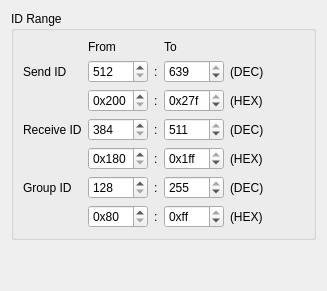
     <widget class="QWidget" name="tab_4">
      <attribute name="title">
       <string>ID</string>
      </attribute>
      <layout class="QVBoxLayout" name="verticalLayout_3">
       <item>
        <widget class="QGroupBox" name="groupBox">
         <property name="title">
          <string>ID Range</string>
         </property>
         <layout class="QGridLayout" name="gridLayout_2">
          <item row="4" column="2">
           <widget class="QLabel" name="label_44">
            <property name="text">
             <string>:</string>
            </property>
           </widget>
          </item>
          <item row="6" column="2">
           <widget class="QLabel" name="label_45">
            <property name="text">
             <string>:</string>
            </property>
           </widget>
          </item>
          <item row="2" column="2">
           <widget class="QLabel" name="label_16">
            <property name="text">
             <string>:</string>
            </property>
           </widget>
          </item>
          <item row="1" column="3">
           <widget class="QSpinBox" name="spinSendTo">
            <property name="minimum">
             <number>512</number>
            </property>
            <property name="maximum">
             <number>639</number>
            </property>
            <property name="value">
             <number>639</number>
            </property>
           </widget>
          </item>
          <item row="3" column="0">
           <widget class="QLabel" name="label_7">
            <property name="text">
             <string>Receive ID</string>
            </property>
           </widget>
          </item>
          <item row="5" column="1">
           <widget class="QSpinBox" name="spinGpFrom">
            <property name="minimum">
             <number>128</number>
            </property>
            <property name="maximum">
             <number>255</number>
            </property>
            <property name="value">
             <number>128</number>
            </property>
           </widget>
          </item>
          <item row="3" column="1">
           <widget class="QSpinBox" name="spinRecvFrom">
            <property name="minimum">
             <number>384</number>
            </property>
            <property name="maximum">
             <number>511</number>
            </property>
           </widget>
          </item>
          <item row="3" column="3">
           <widget class="QSpinBox" name="spinRecvTo">
            <property name="minimum">
             <number>384</number>
            </property>
            <property name="maximum">
             <number>511</number>
            </property>
            <property name="value">
             <number>511</number>
            </property>
           </widget>
          </item>
          <item row="5" column="3">
           <widget class="QSpinBox" name="spinGpTo">
            <property name="minimum">
             <number>128</number>
            </property>
            <property name="maximum">
             <number>255</number>
            </property>
            <property name="value">
             <number>255</number>
            </property>
           </widget>
          </item>
          <item row="1" column="0">
           <widget class="QLabel" name="label_5">
            <property name="text">
             <string>Send ID</string>
            </property>
           </widget>
          </item>
          <item row="1" column="1">
           <widget class="QSpinBox" name="spinSendFrom">
            <property name="minimum">
             <number>512</number>
            </property>
            <property name="maximum">
             <number>639</number>
            </property>
           </widget>
          </item>
          <item row="3" column="2">
           <widget class="QLabel" name="label_30">
            <property name="text">
             <string>:</string>
            </property>
           </widget>
          </item>
          <item row="5" column="0">
           <widget class="QLabel" name="label_8">
            <property name="text">
             <string>Group ID</string>
            </property>
           </widget>
          </item>
          <item row="6" column="1">
           <widget class="QSpinBox" name="spinGpHexFrom">
            <property name="prefix">
             <string>0x</string>
            </property>
            <property name="minimum">
             <number>128</number>
            </property>
            <property name="maximum">
             <number>255</number>
            </property>
            <property name="value">
             <number>128</number>
            </property>
            <property name="displayIntegerBase">
             <number>16</number>
            </property>
           </widget>
          </item>
          <item row="2" column="3">
           <widget class="QSpinBox" name="spinSendHexTo">
            <property name="prefix">
             <string>0x</string>
            </property>
            <property name="minimum">
             <number>512</number>
            </property>
            <property name="maximum">
             <number>639</number>
            </property>
            <property name="value">
             <number>639</number>
            </property>
            <property name="displayIntegerBase">
             <number>16</number>
            </property>
           </widget>
          </item>
          <item row="2" column="1">
           <widget class="QSpinBox" name="spinSendHexFrom">
            <property name="prefix">
             <string>0x</string>
            </property>
            <property name="minimum">
             <number>512</number>
            </property>
            <property name="maximum">
             <number>639</number>
            </property>
            <property name="displayIntegerBase">
             <number>16</number>
            </property>
           </widget>
          </item>
          <item row="5" column="2">
           <widget class="QLabel" name="label_31">
            <property name="text">
             <string>:</string>
            </property>
           </widget>
          </item>
          <item row="4" column="3">
           <widget class="QSpinBox" name="spinRecvHexTo">
            <property name="prefix">
             <string>0x</string>
            </property>
            <property name="minimum">
             <number>384</number>
            </property>
            <property name="maximum">
             <number>511</number>
            </property>
            <property name="value">
             <number>511</number>
            </property>
            <property name="displayIntegerBase">
             <number>16</number>
            </property>
           </widget>
          </item>
          <item row="1" column="2">
           <widget class="QLabel" name="label_29">
            <property name="text">
             <string>:</string>
            </property>
           </widget>
          </item>
          <item row="6" column="3">
           <widget class="QSpinBox" name="spinGpHexTo">
            <property name="prefix">
             <string>0x</string>
            </property>
            <property name="minimum">
             <number>128</number>
            </property>
            <property name="maximum">
             <number>255</number>
            </property>
            <property name="value">
             <number>255</number>
            </property>
            <property name="displayIntegerBase">
             <number>16</number>
            </property>
           </widget>
          </item>
          <item row="1" column="6">
           <spacer name="horizontalSpacer_2">
            <property name="orientation">
             <enum>Qt::Horizontal</enum>
            </property>
            <property name="sizeHint" stdset="0">
             <size>
              <width>40</width>
              <height>20</height>
             </size>
            </property>
           </spacer>
          </item>
          <item row="4" column="1">
           <widget class="QSpinBox" name="spinRecvHexFrom">
            <property name="prefix">
             <string>0x</string>
            </property>
            <property name="minimum">
             <number>384</number>
            </property>
            <property name="maximum">
             <number>511</number>
            </property>
            <property name="displayIntegerBase">
             <number>16</number>
            </property>
           </widget>
          </item>
          <item row="3" column="5">
           <widget class="QLabel" name="label_38">
            <property name="text">
             <string>(DEC)</string>
            </property>
           </widget>
          </item>
          <item row="5" column="5">
           <widget class="QLabel" name="label_40">
            <property name="text">
             <string>(DEC)</string>
            </property>
           </widget>
          </item>
          <item row="6" column="5">
           <widget class="QLabel" name="label_41">
            <property name="text">
             <string>(HEX)</string>
            </property>
           </widget>
          </item>
          <item row="1" column="5">
           <widget class="QLabel" name="label_36">
            <property name="text">
             <string>(DEC)</string>
            </property>
           </widget>
          </item>
          <item row="4" column="5">
           <widget class="QLabel" name="label_39">
            <property name="text">
             <string>(HEX)</string>
            </property>
           </widget>
          </item>
          <item row="2" column="5">
           <widget class="QLabel" name="label_37">
            <property name="text">
             <string>(HEX)</string>
            </property>
           </widget>
          </item>
          <item row="0" column="1">
           <widget class="QLabel" name="label_46">
            <property name="text">
             <string>From</string>
            </property>
           </widget>
          </item>
          <item row="0" column="3">
           <widget class="QLabel" name="label_47">
            <property name="text">
             <string>To</string>
            </property>
           </widget>
          </item>
         </layout>
        </widget>
       </item>
       <item>
        <spacer name="verticalSpacer_6">
         <property name="orientation">
          <enum>Qt::Vertical</enum>
         </property>
         <property name="sizeHint" stdset="0">
          <size>
           <width>20</width>
           <height>40</height>
          </size>
         </property>
        </spacer>
       </item>
      </layout>
     </widget>
